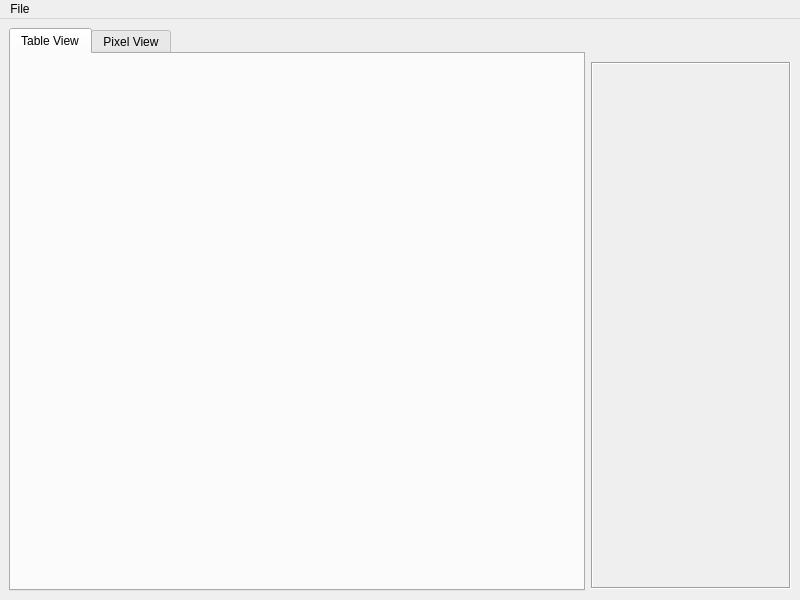
<?xml version="1.0" encoding="UTF-8"?>
<ui version="4.0">
 <class>MainWindow</class>
 <widget class="QMainWindow" name="MainWindow">
  <property name="geometry">
   <rect>
    <x>0</x>
    <y>0</y>
    <width>800</width>
    <height>600</height>
   </rect>
  </property>
  <property name="windowTitle">
   <string>MainWindow</string>
  </property>
  <widget class="QWidget" name="centralWidget">
   <property name="sizePolicy">
    <sizepolicy hsizetype="Fixed" vsizetype="Fixed">
     <horstretch>0</horstretch>
     <verstretch>0</verstretch>
    </sizepolicy>
   </property>
   <property name="layoutDirection">
    <enum>Qt::LeftToRight</enum>
   </property>
   <layout class="QHBoxLayout" name="horizontalLayout">
    <item>
     <widget class="QTabWidget" name="tabWidget">
      <property name="maximumSize">
       <size>
        <width>16777215</width>
        <height>16777215</height>
       </size>
      </property>
      <property name="currentIndex">
       <number>0</number>
      </property>
      <widget class="QWidget" name="tab">
       <property name="sizePolicy">
        <sizepolicy hsizetype="Expanding" vsizetype="Preferred">
         <horstretch>0</horstretch>
         <verstretch>0</verstretch>
        </sizepolicy>
       </property>
       <property name="accessibleName">
        <string/>
       </property>
       <attribute name="title">
        <string>Table View</string>
       </attribute>
      </widget>
      <widget class="QWidget" name="tab_2">
       <attribute name="title">
        <string>Pixel View</string>
       </attribute>
      </widget>
     </widget>
    </item>
    <item>
     <widget class="QFrame" name="frame">
      <property name="sizePolicy">
       <sizepolicy hsizetype="Expanding" vsizetype="Expanding">
        <horstretch>0</horstretch>
        <verstretch>0</verstretch>
       </sizepolicy>
      </property>
      <property name="minimumSize">
       <size>
        <width>20</width>
        <height>0</height>
       </size>
      </property>
      <property name="maximumSize">
       <size>
        <width>200</width>
        <height>16777215</height>
       </size>
      </property>
      <property name="autoFillBackground">
       <bool>true</bool>
      </property>
      <property name="frameShape">
       <enum>QFrame::NoFrame</enum>
      </property>
      <property name="frameShadow">
       <enum>QFrame::Plain</enum>
      </property>
      <property name="lineWidth">
       <number>10</number>
      </property>
      <layout class="QVBoxLayout" name="verticalLayout_2">
       <property name="leftMargin">
        <number>0</number>
       </property>
       <property name="topMargin">
        <number>11</number>
       </property>
       <property name="rightMargin">
        <number>0</number>
       </property>
       <property name="bottomMargin">
        <number>2</number>
       </property>
       <item>
        <layout class="QVBoxLayout" name="verticalLayout">
         <property name="spacing">
          <number>0</number>
         </property>
         <property name="sizeConstraint">
          <enum>QLayout::SetNoConstraint</enum>
         </property>
         <item>
          <spacer name="verticalSpacer">
           <property name="orientation">
            <enum>Qt::Vertical</enum>
           </property>
           <property name="sizeType">
            <enum>QSizePolicy::Fixed</enum>
           </property>
           <property name="sizeHint" stdset="0">
            <size>
             <width>0</width>
             <height>23</height>
            </size>
           </property>
          </spacer>
         </item>
         <item>
          <widget class="QFrame" name="frame_2">
           <property name="sizePolicy">
            <sizepolicy hsizetype="Expanding" vsizetype="Expanding">
             <horstretch>0</horstretch>
             <verstretch>0</verstretch>
            </sizepolicy>
           </property>
           <property name="maximumSize">
            <size>
             <width>16777215</width>
             <height>16777215</height>
            </size>
           </property>
           <property name="frameShape">
            <enum>QFrame::Box</enum>
           </property>
           <property name="frameShadow">
            <enum>QFrame::Sunken</enum>
           </property>
           <property name="lineWidth">
            <number>1</number>
           </property>
          </widget>
         </item>
        </layout>
       </item>
      </layout>
     </widget>
    </item>
   </layout>
  </widget>
  <widget class="QMenuBar" name="menubar">
   <property name="geometry">
    <rect>
     <x>0</x>
     <y>0</y>
     <width>800</width>
     <height>25</height>
    </rect>
   </property>
   <property name="defaultUp">
    <bool>false</bool>
   </property>
   <widget class="QMenu" name="menuFIle">
    <property name="title">
     <string>File</string>
    </property>
    <property name="separatorsCollapsible">
     <bool>false</bool>
    </property>
    <property name="toolTipsVisible">
     <bool>false</bool>
    </property>
    <addaction name="actionOpen_FIle"/>
    <addaction name="separator"/>
    <addaction name="actionSave_As_2"/>
   </widget>
   <addaction name="menuFIle"/>
  </widget>
  <action name="actionOpen_File">
   <property name="text">
    <string>Open File</string>
   </property>
  </action>
  <action name="actionSave_As">
   <property name="text">
    <string>Save As...</string>
   </property>
  </action>
  <action name="actionOpen_FIle">
   <property name="text">
    <string>Open FIle</string>
   </property>
  </action>
  <action name="actionSave_As_2">
   <property name="text">
    <string>Save As...</string>
   </property>
  </action>
 </widget>
 <resources/>
 <connections/>
</ui>
